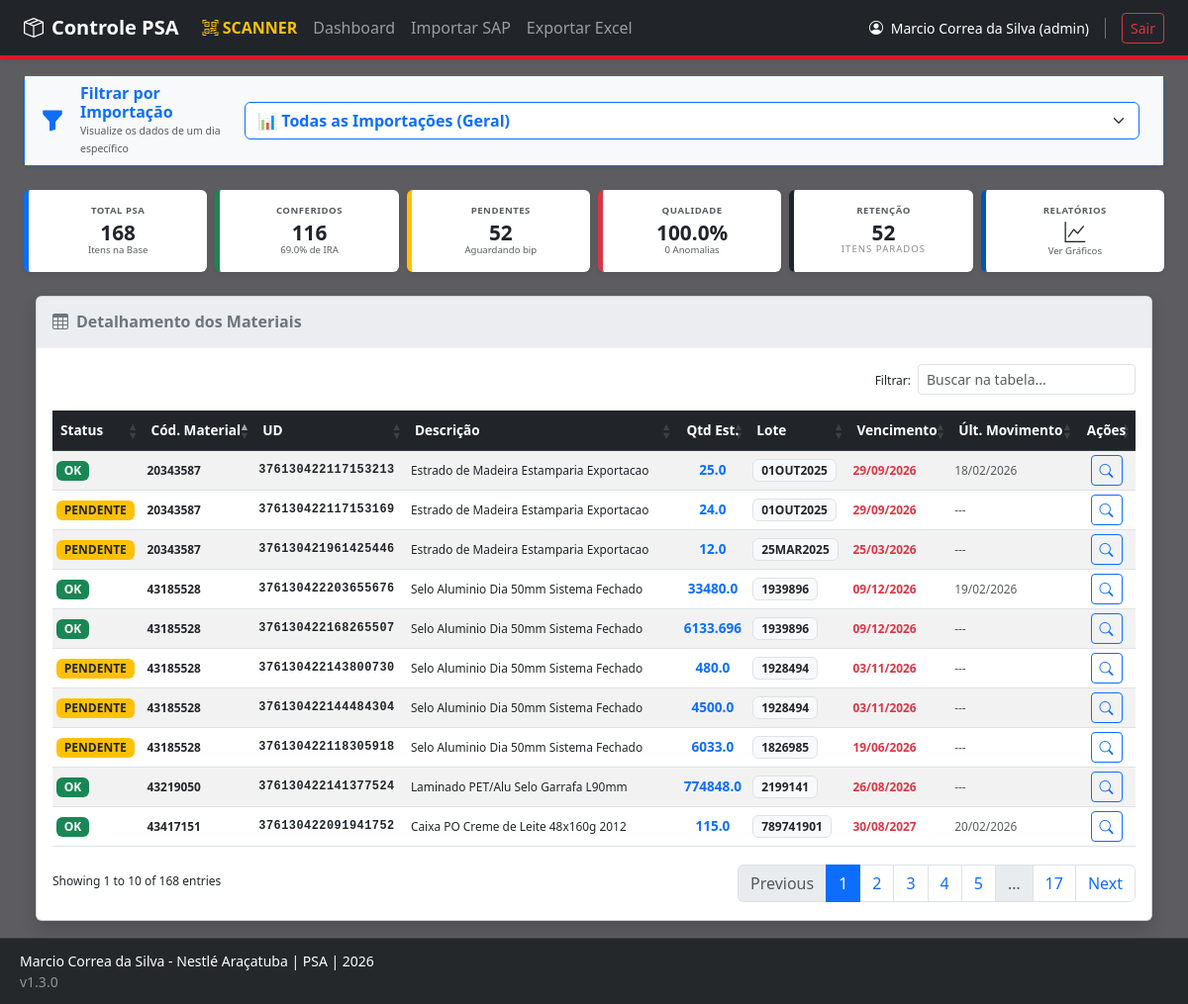
/ (signed in), run on the app's committed database.
### app/models/material.py (models this page shows, shortened)
class Usuario(db.Model, UserMixin):
    __tablename__ = 'usuarios'
    id = db.Column(db.Integer, primary_key=True)
    sap = db.Column(db.String(20), unique=True, nullable=False)
    nome_completo = db.Column(db.String(100), nullable=False)
    password_hash = db.Column(db.String(128), nullable=False)
    cargo = db.Column(db.String(20), nullable=False, default='operador')

class MaterialPSA(db.Model):
    __tablename__ = 'material_psa'
    id = db.Column(db.Integer, primary_key=True)
    unidade_deposito = db.Column(db.String(50), unique=True, nullable=False) # UD
    cod_material = db.Column(db.String(50), nullable=False)
    desc_material = db.Column(db.String(200))
    lote = db.Column(db.String(50))
    posicao_deposito = db.Column(db.String(50))
    tipo_deposito = db.Column(db.String(20)) # PSA, Depósito Fixo, etc.
    quantidade_estoque = db.Column(db.Float, default=0.0)
    unidade_medida = db.Column(db.String(10)) # PC, KG, UN
    data_vencimento = db.Column(db.Date)
    data_ultimo_mov = db.Column(db.Date)
    data_importacao = db.Column(db.DateTime, default=datetime.utcnow)
    conferido = db.Column(db.Boolean, default=False)
    data_conferencia = db.Column(db.DateTime)
    conferente_sap = db.Column(db.String(20)) # Removi a FK temporariamente para evitar erro se a tabela usuarios não existir
    possui_divergencia = db.Column(db.Boolean, default=False)
    observacao_conferente = db.Column(db.Text)

### app/routes/main.py (the view)
@bp.route('/')
@login_required
def dashboard():
    todos_materiais = MaterialPSA.query.order_by(MaterialPSA.data_importacao.desc()).all()
    datas_unicas = set()
    for m in todos_materiais:
        if m.data_importacao:
            datas_unicas.add(m.data_importacao.strftime('%d/%m/%Y'))
    datas_formatadas = sorted(list(datas_unicas), reverse=True)
    data_filtro = request.args.get('data_filtro')
    if data_filtro:
        materiais_exibidos = [m for m in todos_materiais if m.data_importacao and m.data_importacao.strftime('%d/%m/%Y') == data_filtro]
    else:
        materiais_exibidos = todos_materiais
    total_itens = len(materiais_exibidos)
    conferidos = sum(1 for m in materiais_exibidos if m.conferido)
    pendentes = total_itens - conferidos
    itens_com_divergencia = sum(1 for m in materiais_exibidos if getattr(m, 'possui_divergencia', False))
    limite_critico = datetime.now() - timedelta(hours=48)
    itens_criticos = sum(1 for m in materiais_exibidos if not m.conferido and m.data_importacao and m.data_importacao <= limite_critico)
    taxa_qualidade = round(((conferidos - itens_com_divergencia) / conferidos * 100), 1) if conferidos > 0 else 100.0
    acuracidade = round((conferidos / total_itens * 100), 1) if total_itens > 0 else 0.0
    return render_template('index.html',
                           datas=datas_formatadas,
                           data_atual=data_filtro,
                           total=total_itens,
                           conferidos=conferidos,
                           pendentes=pendentes,
                           acuracidade=acuracidade,
                           taxa_qualidade=taxa_qualidade,
                           itens_com_divergencia=itens_com_divergencia,
                           total_retencao=itens_criticos, # Nome esperado pelo index.html
                           materiais=materiais_exibidos)

### run.py (called while the page is built)
@login_manager.user_loader
def load_user(user_id):
    return db.session.get(Usuario, int(user_id))

### app/templates/index.html (shortened to what this page needs)
{% extends "base.html" %}
{% block content %}
<div class="container-fluid">
    <div class="card shadow mb-4">
        <div class="card-header py-3 bg-white d-flex justify-content-between align-items-center">
            <h6 class="m-0 fw-bold text-secondary">
                <i class="bi bi-table me-2"></i>Detalhamento dos Materiais
            </h6>
        </div>
        <div class="card-body p-0">
            <div class="table-responsive p-3">
                <table class="table table-striped table-hover mb-0 align-middle table-sm text-nowrap tabela-dinamica" style="font-size: 0.85rem;">
                    <thead class="table-dark">
                        <tr>
                            <th>Status</th>
                            <th>Cód. Material</th> <th>UD</th>
                            <th>Descrição</th>
                            <th class="text-center">Qtd Est.</th>
                            <th>Lote</th>
                            <th>Vencimento</th>
                            <th>Últ. Movimento</th> <th class="text-center">Ações</th>
                        </tr>
                    </thead>
                    <tbody>
                        {% for item in materiais %}
                        <tr class="{% if item.possui_divergencia %}bg-warning-subtle border-start border-5 border-warning{% endif %}">
                            <td>
                                <span class="badge {% if item.conferido %}bg-success{% else %}bg-warning text-dark{% endif %}">
                                    {{ 'OK' if item.conferido else 'PENDENTE' }}
                                </span>
                            </td>
                            <td class="small fw-bold">{{ item.cod_material }}</td>
                            <td class="small fw-bold text-ud-font">{{ item.unidade_deposito }}</td>
                            <td class="small text-truncate" style="max-width: 250px;">{{ item.desc_material }}</td>
                            <td class="fw-bold text-primary text-center">{{ item.quantidade_estoque }}</td>
                            <td><span class="badge bg-light text-dark border">{{ item.lote }}</span></td>
                            <td class="text-danger small fw-bold">{{ item.data_vencimento.strftime('%d/%m/%Y') if item.data_vencimento else 'S/V' }}</td>
                            <td class="small text-muted">{{ item.data_ultimo_mov.strftime('%d/%m/%Y') if item.data_ultimo_mov else '---' }}</td>
                            <td class="text-center">
                                <button class="btn btn-sm btn-outline-primary" onclick="verDetalhes('{{ item.unidade_deposito }}')">
                                    <i class="bi bi-search"></i>
                                </button>
                            </td>
                        </tr>
                        {% endfor %}
                    </tbody>
                </table>
            </div>
        </div>
    </div>
</div>
{% endblock %}

### app/templates/base.html (shortened to what this page needs)
<!DOCTYPE html>
<html lang="pt-br">
<head>
    <link href="https://cdn.jsdelivr.net/npm/bootstrap@5.3.0/dist/css/bootstrap.min.css" rel="stylesheet">
    <link rel="stylesheet" href="https://cdn.jsdelivr.net/npm/bootstrap-icons@1.10.0/font/bootstrap-icons.css">
    <link rel="stylesheet" href="https://cdnjs.cloudflare.com/ajax/libs/font-awesome/6.0.0/css/all.min.css">
    <link rel="stylesheet" href="https://cdn.datatables.net/1.13.6/css/dataTables.bootstrap5.min.css">
</head>
<body>
    <nav class="navbar navbar-expand-lg navbar-dark shadow-sm">
        <div class="container-fluid px-4">
            <a class="navbar-brand fw-bold" href="{{ url_for('main.dashboard') }}">
                <i class="bi bi-box-seam me-2"></i>Controle PSA
            </a>
            <div class="collapse navbar-collapse" id="navbarNav">
                <ul class="navbar-nav me-auto">
                    <li class="nav-item"><a class="nav-link fw-bold text-warning" href="/scanner"><i class="bi bi-qr-code-scan"></i> SCANNER</a></li>
                    <li class="nav-item"><a class="nav-link" href="{{ url_for('main.dashboard') }}">Dashboard</a></li>
                    <li class="nav-item"><a class="nav-link" href="/importer/">Importar SAP</a></li>
                    <li class="nav-item"><a class="nav-link" href="{{ url_for('importer.exportar') }}">Exportar Excel</a></li>
                </ul>
            </div>
            <div class="d-flex text-white align-items-center">
                <span class="small me-3 border-end pe-3 border-secondary">
                        <i class="bi bi-person-circle me-1"></i> {{ current_user.nome_completo }} ({{ current_user.cargo }})
                </span>
                    <a href="{{ url_for('logout') }}" class="btn btn-outline-danger btn-sm">Sair</a>
            </div>
        </div>
    </nav>
    <div class="container-fluid px-4 mt-3">
        {% if current_user.is_authenticated and request.endpoint not in ['importer.scanner', 'reports.kpis', 'login', 'registrar'] %}
            <div class="dashboard-header-static">
                {% include 'partials/_dashboard_header.html' %}
            </div>
        {% endif %}
        <div class="main-content">
            {% block content %}{% endblock %}
        </div>
    </div>
    <footer class="footer-custom">
        <div class="footer-container">
            <div class="footer-info small">
                <span>{{ current_user.nome_completo if current_user.is_authenticated else 'Visitante' }} - Nestlé Araçatuba</span> | PSA | 2026
            </div>
            <div class="version-tag small opacity-50">v1.3.0</div>
        </div>
    </footer>
</body>
</html>

### app/templates/base.html (style rules this page uses)
:root { --nestle-red: #D51C29; --nestle-blue: #0056b3; }
body { background-color: #353736; padding-bottom: 110px !important; font-family: 'Segoe UI', sans-serif; }
.navbar { background-color: #212529 !important; border-bottom: 4px solid var(--nestle-red); }
.footer-custom { background: rgba(33, 37, 41, 0.95); backdrop-filter: blur(10px); color: #ffffff; padding: 12px 20px; position: fixed; bottom: 0; width: 100%; border-top: 1px solid rgba(255, 255, 255, 0.1); z-index: 1050; }
.tabela-dinamica { font-size: 0.85rem !important; }
.tabela-dinamica thead th { background-color: #212529 !important; color: #ffffff !important; font-weight: 600 !important; padding: 10px 8px !important; }

### app/templates/index.html (style rules this page uses)
body { background-color: #d8dbdd !important; padding-bottom: 60px !important; }
.container, .container-fluid { background-color: transparent !important; background: none !important; border: none !important; }
.card span, .card div { font-size: 0.75rem !important; opacity: 2; }
.card-header.bg-white { background-color: #ebedf1 !important; border-bottom: 1px solid #f6f0f0 !important; }
.text-ud-font { font-family: 'Courier New', Courier, monospace; letter-spacing: 0.5px; }
body { background-color: #5d5d61 !important; }

### data on the page
Usuario: nome_completo "Marcio Correa da Silva", cargo "admin"
MaterialPSA: conferido "OK", cod_material "43417151", unidade_deposito "376130422091941752", desc_material "Caixa PO Creme de Leite 48x160g 2012", quantidade_estoque "115.0", lote "789741901", data_vencimento "30/08/2027", data_ultimo_mov "20/02/2026"
MaterialPSA: conferido "OK", cod_material "43185528", unidade_deposito "376130422203655676", desc_material "Selo Aluminio Dia 50mm Sistema Fechado", quantidade_estoque "33480.0", lote "1939896", data_vencimento "09/12/2026", data_ultimo_mov "19/02/2026"
MaterialPSA: conferido "OK", cod_material "20343587", unidade_deposito "376130422117153213", desc_material "Estrado de Madeira Estamparia Exportacao", quantidade_estoque "25.0", lote "01OUT2025", data_vencimento "29/09/2026", data_ultimo_mov "18/02/2026"
MaterialPSA: conferido "PENDENTE", cod_material "20343587", unidade_deposito "376130422117153169", desc_material "Estrado de Madeira Estamparia Exportacao", quantidade_estoque "24.0", lote "01OUT2025", data_vencimento "29/09/2026", data_ultimo_mov "---"
MaterialPSA: conferido "PENDENTE", cod_material "20343587", unidade_deposito "376130421961425446", desc_material "Estrado de Madeira Estamparia Exportacao", quantidade_estoque "12.0", lote "25MAR2025", data_vencimento "25/03/2026", data_ultimo_mov "---"
MaterialPSA: conferido "OK", cod_material "43219050", unidade_deposito "376130422141377524", desc_material "Laminado PET/Alu Selo Garrafa L90mm", quantidade_estoque "774848.0", lote "2199141", data_vencimento "26/08/2026", data_ultimo_mov "---"
MaterialPSA: conferido "OK", cod_material "43185528", unidade_deposito "376130422168265507", desc_material "Selo Aluminio Dia 50mm Sistema Fechado", quantidade_estoque "6133.696", lote "1939896", data_vencimento "09/12/2026", data_ultimo_mov "---"
MaterialPSA: conferido "PENDENTE", cod_material "43185528", unidade_deposito "376130422143800730", desc_material "Selo Aluminio Dia 50mm Sistema Fechado", quantidade_estoque "480.0", lote "1928494", data_vencimento "03/11/2026", data_ultimo_mov "---"
MaterialPSA: conferido "PENDENTE", cod_material "43185528", unidade_deposito "376130422144484304", desc_material "Selo Aluminio Dia 50mm Sistema Fechado", quantidade_estoque "4500.0", lote "1928494", data_vencimento "03/11/2026", data_ultimo_mov "---"
MaterialPSA: conferido "PENDENTE", cod_material "43185528", unidade_deposito "376130422118305918", desc_material "Selo Aluminio Dia 50mm Sistema Fechado", quantidade_estoque "6033.0", lote "1826985", data_vencimento "19/06/2026", data_ultimo_mov "---"

### other printed values
{{ total }} "168"
{{ conferidos }} "116"
{{ acuracidade }} "69.0"
{{ pendentes }} "52"
{{ taxa_qualidade }} "100.0"
{{ itens_com_divergencia }} "0"
{{ total_retencao }} "52"
